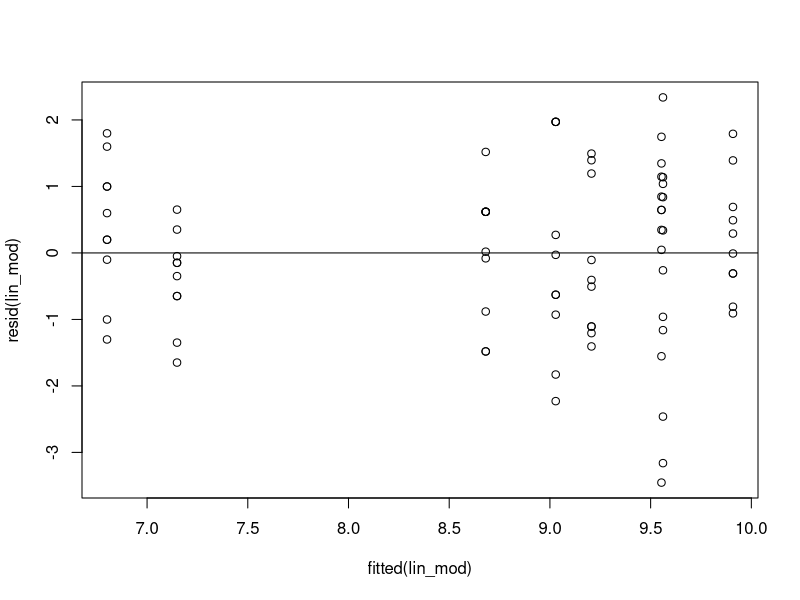
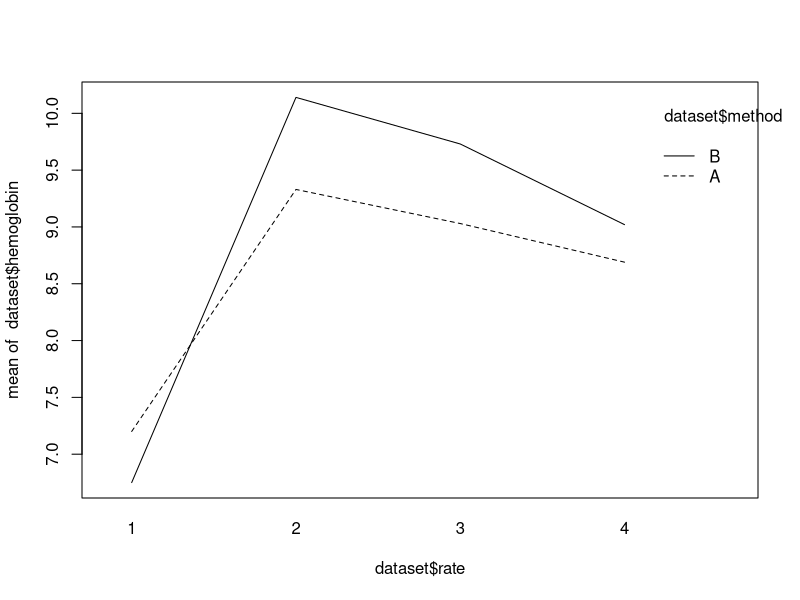
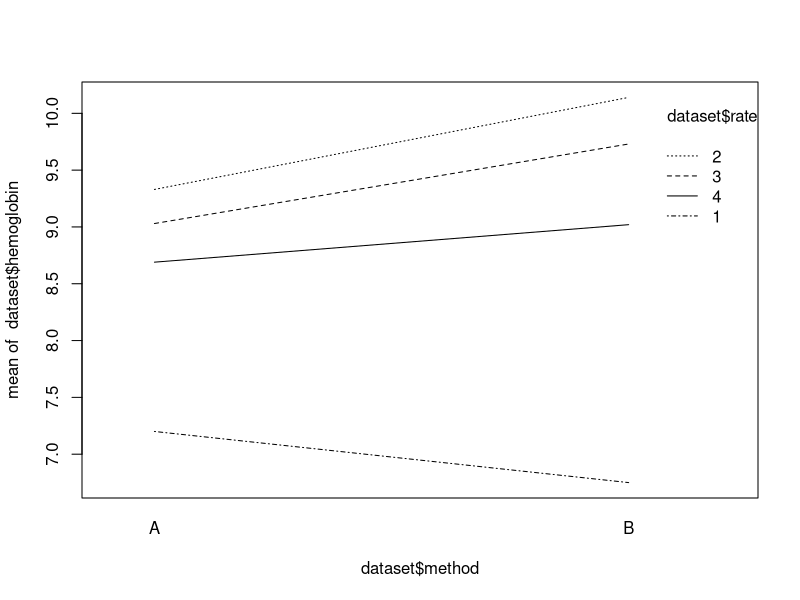

These charts were generated, in order, by the following R code:
setwd("S:/Shared/Documents/Study/VU/MSc Year 1/Experimental Design and Data Analysis/Assignments/Assignment 1")
dataset = read.table('./Datasets/hemoglobin.txt', header = TRUE)
head(dataset)

#perform anova
rate_factor = as.factor(dataset$rate)
method_factor = as.factor(dataset$method)
lin_mod = lm(dataset$hemoglobin~rate_factor+method_factor)

#check dependence
plot(fitted(lin_mod), resid(lin_mod))
abline(0, 0)

anova(lin_mod)

# check the interaction graphs
interaction.plot(dataset$rate, dataset$method, dataset$hemoglobin)
interaction.plot(dataset$method, dataset$rate, dataset$hemoglobin)

